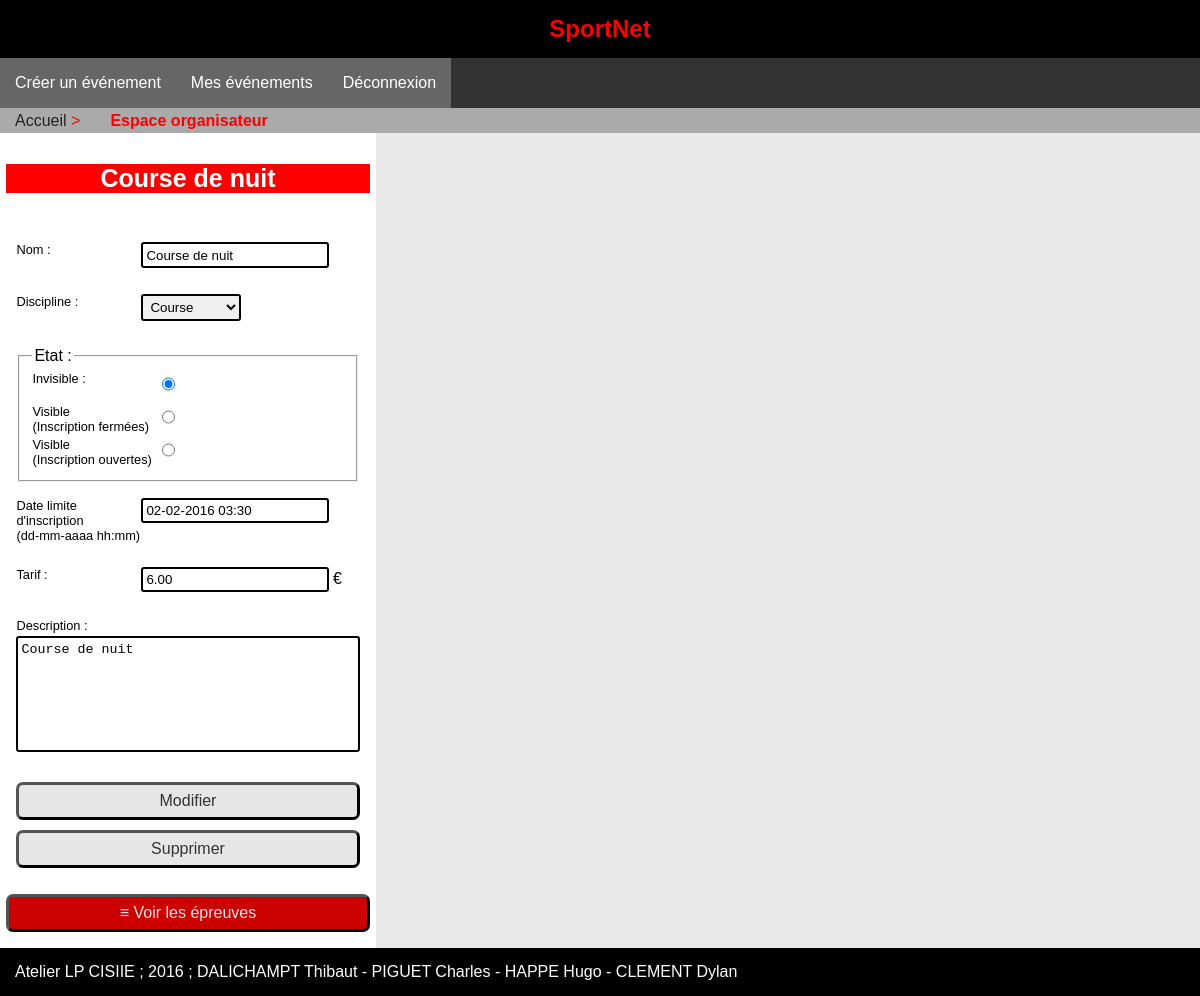
Screenshot of /index.php/espace/ (signed in) with the database file from the repository.
### tables this page shows
CREATE TABLE evenement(
        id              int (11) Auto_increment  NOT NULL ,
        nom             Varchar (150) ,
        description     Varchar (1000) ,
        etat            Int ,
		dateheureLimiteInscription Datetime ,
        tarif                      Decimal (25,2) ,
        id_discipline   Int ,
        id_organisateur Int ,
        PRIMARY KEY (id )
);

### index.php (called while the page is built, shortened)
<?php
require_once("conf/autoload.php");
$http_req = new sportnet\utils\HttpRequest();
sportnet\utils\Router::dispatch($http_req);

### src/sportnet/model/AbstractModel.php (called while the page is built, shortened)
<?php
abstract class AbstractModel {
    public function __get($attr_name)
	{
        if (property_exists( $this, $attr_name))
		{
			return $this->$attr_name;
		}
		else
		{
			$emess = $this . ": unknown member $attr_name (__get)";
			throw new \Exception($emess);
		}
    }
}

### src/sportnet/model/organisateur.php (called while the page is built, shortened)
<?php
class organisateur extends AbstractModel {
	protected  $id;
	public function __construct()
	{
		$connect = new \sportnet\utils\ConnectionFactory();
		$connect->setConfig("conf/config.ini");
		self::$db = $connect->makeConnection();
		self::$db->query("SET CHARACTER SET utf8");
	}
	public static function findById($leId)
	{
        $selectById = "SELECT * FROM organisateur WHERE id = :id";
        $selectById_prep = self::$db->prepare($selectById);
        $selectById_prep->bindParam(':id', $leId, \PDO::PARAM_INT);
        $selectById_prep->execute();
		$obj = null;
		while ($ligne = $selectById_prep->fetch(\PDO::FETCH_ASSOC)) {
			$obj = new organisateur();
			$obj->id = $ligne['id'];
			$obj->login = $ligne['login'];
			$obj->mdp = $ligne['mdp'];
			$obj->nom = $ligne['nom'];
			$obj->prenom = $ligne['prenom'];
			$obj->adresse = $ligne['adresse'];
			$obj->cp = $ligne['cp'];
			$obj->ville = $ligne['ville'];
			$obj->tel = $ligne['tel'];
		}
		return $obj;
	}
	public static function findByLogin($leLogin)
	{
		if(self::$db == null)
		{
			$connect = new \sportnet\utils\ConnectionFactory();
			$connect->setConfig("conf/config.ini");
			self::$db = $connect->makeConnection();
			self::$db->query("SET CHARACTER SET utf8");
		}
        $selectByName = "SELECT * FROM organisateur WHERE login = :login";
        $selectByName_prep = self::$db->prepare($selectByName);
        $selectByName_prep->bindParam(':login', $leLogin, \PDO::PARAM_STR);
        $selectByName_prep->execute();
		$obj = null;
		while ($ligne = $selectByName_prep->fetch(\PDO::FETCH_ASSOC)) {
			$obj = new organisateur();
			$obj->id = $ligne['id'];
			$obj->login = $ligne['login'];
			$obj->mdp = $ligne['mdp'];
			$obj->nom = $ligne['nom'];
			$obj->prenom = $ligne['prenom'];
			$obj->adresse = $ligne['adresse'];
			$obj->cp = $ligne['cp'];
			$obj->ville = $ligne['ville'];
			$obj->tel = $ligne['tel'];
		}
		return $obj;
	}
	public function getEvenements()
	{
		$select = "SELECT * FROM evenement WHERE id_organisateur = :id_organisateur";
        $select_prep = self::$db->prepare($select);
        $select_prep->bindParam(":id_organisateur", $this->id, \PDO::PARAM_INT);
        $select_prep->execute();
		$tab = null;
		while ($ligne = $select_prep->fetch(\PDO::FETCH_ASSOC)) {
			$obj = new evenement();
			$obj->id = $ligne['id'];
			$obj->nom = $ligne['nom'];
			$obj->description  = $ligne['description'];
			$obj->etat = $ligne['etat'];
			$obj->dateheureLimiteInscription = date_create($ligne['dateheureLimiteInscription']);
			$obj->tarif = $ligne['tarif'];
			$obj->discipline = \sportnet\model\discipline::findById($ligne['id_discipline']);
			$obj->organisateur = \sportnet\model\organisateur::findById($ligne['id_organisateur']);
			$tab[] = $obj;
		}
		return $tab;
	}
}
?>

### conf/autoload.php (called while the page is built, shortened)
<?php
function mon_autoload ($espaceNomClasse)
{
	$chemin = str_replace("\\", DIRECTORY_SEPARATOR, $espaceNomClasse);
}

### src/sportnet/utils/AbstractAuthentification.php (called while the page is built, shortened)
<?php
abstract class AbstractAuthentification {
    public function __get($attr_name) {
        if (property_exists( __CLASS__, $attr_name))
            return $this->$attr_name;
        $emess = __CLASS__ . ": unknown member $attr_name (__get)";
        throw new \Exception($emess);
    }
}

### src/sportnet/utils/Authentification.php (called while the page is built, shortened)
<?php
class Authentification extends AbstractAuthentification
{
	public function __construct()
	{
		if(isset($_SESSION["user_login"]))
		{
			$this->user_login = $_SESSION["user_login"];
			$this->logged_in = true;
		}
		else
		{
			$this->user_login = null;
			$this->logged_in = false;
		}
	}
}

### src/sportnet/utils/ConnectionFactory.php (called while the page is built, shortened)
<?php
	class ConnectionFactory
	{
		private static $config;
		private static $db;
		public static function setConfig($nom_fichier)
		{
			self::$config = parse_ini_file($nom_fichier);
		}
		public static function makeConnection()
		{
			if(!(isset($db)))
			{
				$dsn = "mysql:host=".self::$config["host"].";dbname=".self::$config["base"];
				self::$db = new \PDO($dsn, self::$config["user"], self::$config["pass"]);
			}
			return self::$db;
		}
	}

### src/sportnet/utils/AbstractHttpRequest.php (called while the page is built, shortened)
<?php
abstract class AbstractHttpRequest {
    public function __get($attr_name) {
        if (property_exists( __CLASS__, $attr_name)) {
            return $this->$attr_name;
        }
        $emess = __CLASS__ . ": unknown member $attr_name (__get)";
        throw new \Exception($emess);
    }
}

### src/sportnet/utils/HttpRequest.php (called while the page is built, shortened)
<?php
class HttpRequest extends AbstractHttpRequest
{
	public function __construct()
	{
		$this->script_name = $_SERVER["SCRIPT_NAME"];
    }
	public function getRoot()
	{
		$position = strrpos($this->script_name,"/");
		return substr($this->script_name, 0, $position)."/";
	}
}

### src/sportnet/model/discipline.php (called while the page is built, shortened)
<?php
class discipline extends AbstractModel {
	public function __construct()
	{
		$connect = new \sportnet\utils\ConnectionFactory();
		$connect->setConfig("conf/config.ini");
		self::$db = $connect->makeConnection();
		self::$db->query("SET CHARACTER SET utf8");
	}
	public static function findById($leId)
	{
        $selectById = "SELECT * FROM discipline WHERE id = :id";
        $selectById_prep = self::$db->prepare($selectById);
        $selectById_prep->bindParam(':id', $leId, \PDO::PARAM_INT);
        $selectById_prep->execute();
		$obj = null;
		while ($ligne = $selectById_prep->fetch(\PDO::FETCH_ASSOC)) {
			$obj = new discipline();
			$obj->id = $ligne['id'];
			$obj->nom = $ligne['nom'];
		}
		return $obj;
	}
	public static function findAll()
	{
        $select = "SELECT * FROM discipline";
        $select_prep = self::$db->prepare($select);
        $select_prep->execute();
		$tab = null;
		while ($ligne = $select_prep->fetch(\PDO::FETCH_ASSOC)) {
			$obj = new discipline();
			$obj->id = $ligne['id'];
			$obj->nom = $ligne['nom'];
			$tab[] = $obj;
		}
		return $tab;
	}
}
?>

### src/sportnet/model/evenement.php (called while the page is built, shortened)
<?php
class evenement extends AbstractModel {
	protected $id;
	public function __construct()
	{
		$connect = new \sportnet\utils\ConnectionFactory();
		$connect->setConfig("conf/config.ini");
		self::$db = $connect->makeConnection();
		self::$db->query("SET CHARACTER SET utf8");
	}
	public static function findById($leId)
	{
        $selectById = "SELECT * FROM evenement WHERE id = :id";
        $selectById_prep = self::$db->prepare($selectById);
        $selectById_prep->bindParam(':id', $leId, \PDO::PARAM_INT);
		$selectById_prep->execute();
        $obj = null;
		while ($ligne = $selectById_prep->fetch(\PDO::FETCH_ASSOC))
		{
			$obj = new evenement();
			$obj->id = $ligne['id'];
			$obj->nom = $ligne['nom'];
			$obj->description  = $ligne['description'];
			$obj->etat = $ligne['etat'];
			$obj->dateheureLimiteInscription = date_create($ligne['dateheureLimiteInscription']);
			$obj->tarif = $ligne['tarif'];
			$obj->discipline = \sportnet\model\discipline::findById($ligne['id_discipline']);
			$obj->organisateur = \sportnet\model\organisateur::findById($ligne['id_organisateur']);
		}
		return $obj;
	}
	public function getEpreuves()
	{
		$select = "SELECT * FROM epreuve WHERE id_evenement = :idevenement";
        $select_prep = self::$db->prepare($select);
        $select_prep->bindParam(":idevenement", $this->id, \PDO::PARAM_INT);
		$select_prep->execute();
        $tab = null;
		while ($ligne = $select_prep->fetch(\PDO::FETCH_ASSOC))
		{
			$obj = new epreuve();
			$obj->id = $ligne['id'];
			$obj->nom = $ligne['nom'];
			$obj->distance  = $ligne['distance'];
			$obj->dateheure = date_create($ligne['dateheure']);
			$obj->evenement = \sportnet\model\evenement::findById($ligne['id_evenement']);
			$tab[] = $obj;
		}
		return $tab;
	}
}
?>

### src/sportnet/model/epreuve.php (called while the page is built, shortened)
<?php
class epreuve extends AbstractModel {
	public function __construct()
	{
		$connect = new \sportnet\utils\ConnectionFactory();
		$connect->setConfig("conf/config.ini");
		self::$db = $connect->makeConnection();
		self::$db->query("SET CHARACTER SET utf8");
	}
}
?>

### src/sportnet/view/SportnetView.php (the view, shortened to what this page needs)
<?php
class SportnetView extends AbstractView{
	protected function mesEvents() {
		$html = '';
		if($this->data != null)
		{
		foreach($this->data as $event)
		{
			$html .= <<<EOT
<div class="event offset-0 span-4">
	<h3>{$event->nom}</h3>
	<form method="post" action="{$this->script_name}/creerEvenement/?event={$event->id}">
		<p>
			<label>Nom :</label>
			<input type="text" name="nom" placeholder="Nom" value="{$event->nom}" required="required">
		</p>
		<p>
			<label>Discipline :</label>
			<select name="discipline">
EOT;
			$event_discipline = $event->discipline->id;
			$disciplines = \sportnet\model\discipline::findAll();
			foreach($disciplines as $discipline) {
				$html .= "\t\t\t\t<option value='".$discipline->id."'";
				if($discipline->id == $event_discipline)
					$html .= " selected='selected'";
				$html .= ">".$discipline->nom."</option>\n";
			}
			$html .= <<<EOT
			</select>
		</p>
		<fieldset>
			<legend>Etat :</legend>
				<label>Invisible :</label>
				<input type="radio" name="etat" value="1"
EOT;
			if($event->etat == 1)
				$html .= ' checked';
			$html .= <<<EOT
				>
				<br />
				<label>Visible<br />(Inscription fermées)</label>
				<input type="radio" name="etat" value="2"
EOT;
			$html .= <<<EOT
				>
				<br />
				<label>Visible<br />(Inscription ouvertes)</label>
				<input type="radio" name="etat" value="3"
EOT;
			$laDate = date_format($event->dateheureLimiteInscription,"d-m-Y H:i");
			$html .= <<<EOT
				>
		</fieldset>
		<p>
			<label>Date limite d&#39;inscription<br />(dd-mm-aaaa hh:mm)</label>
			<input type="text" name="date" value="{$laDate}" required="required">
		</p>
		<p>
			<br />
			<label>Tarif :</label>
			<input type="number" name="tarif" min="0" value="{$event->tarif}" required="required"> €
		</p>
		<p>
			<label>Description :</label><br />
			<textarea name="description" cols="50" rows="7" required="required">{$event->description}</textarea>
		</p>
		<p>
			<input type="submit" class="btn" value="Modifier">
			<button class="btn delete" id="{$this->script_name}/supprimerEvenement/?event={$event->id}">Supprimer</button>
		</p>
	</form>
EOT;
			if($event->etat == 3 && time() <= $event->dateheureLimiteInscription->getTimestamp()) {
				$inscriptions_ouvertes = true;
			}
			else
				$inscriptions_ouvertes = false;
			$html .= <<<EOT
	<button id="btn-spoiler-{$event->id}_2" class="btn btn-red">≡ Voir les épreuves</button>
	<div id="spoiler-{$event->id}_2">
EOT;
			foreach($event->getEpreuves() as $epreuve) {
				$laDate = date_format($epreuve->dateheure,"d-m-Y H:i");
				$html .= <<<EOT
		<h4>{$epreuve->nom}</h4>
		<form method="post" action="{$this->script_name}/creerEpreuve/?event={$event->id}&epreuve={$epreuve->id}">
			<p><input type="text" name="nom_epreuve" placeholder="Nom" value="{$epreuve->nom}" required="required"></p>
			<p>
				Date :<br />
				<input type="text" name="date_epreuve" value="{$laDate}" required="required">
			</p>
			<p><input type="number" name="dist_epreuve" placeholder="Distance (en m)" value="{$epreuve->distance}" min="1" max="100000" required="required"></p>
			<p>
				<input type="submit" class="btn" value="Modifier">
				<button class="btn delete" id="{$this->script_name}/supprimerEpreuve/?epreuve={$epreuve->id}">Supprimer</button>
			</p>
		</form>
EOT;
				if(!$inscriptions_ouvertes) {
					$html .= <<<EOT
		<hr><form method="post" enctype="multipart/form-data" action="{$this->script_name}/uploadClassement/?epreuve={$epreuve->id}">
EOT;
					if(\sportnet\model\inscrit::findById($epreuve->id) != null)
					{
						$html .= <<<EOT
			<p><a href="{$this->script_name}/telechargerListe/?epreuve={$epreuve->id}" id="liste-{$epreuve->id}">Télécharger liste d&#39;engagement</a></p>
EOT;
					}
					else
					{
						$html .= <<<EOT
			<p>La liste d'engagement n'est pas disponible car il n'y a aucun inscrit.</p>
EOT;
					}
					$html .= <<<EOT
			<p>
				Upload classement : <input type="file" name="csv"> <input type="submit" class="btn" name="uploader" value="Uploader le classement">
			</p>
		</form>
EOT;
				}
				$html .= "\t\t<hr><strong>Participants :</strong>\n";
				$html .= "\t\t<table>\n";
				$html .= "\t\t\t<tr><th>Nom</th><th>Dossard</th></tr>\n";
				$participants = \sportnet\model\inscrit::findById($epreuve->id);
				if($participants !== null && $participants !== false) {
					foreach($participants as $participant) {
						$html .= "\t\t\t<tr><td>".$participant->participant->nom." ".$participant->participant->prenom."</td><td>".$participant->dossard."</td></tr>\n";
					}
				}
				$html .= "\t\t</table>\n";
			}
			$html .= "\t</div></div>\n";
		}
		}
		return $html;
	}
    public function render($selector){
        switch($selector){
            case 'espaceOrganisateur':
                $breadcrumb = $this->renderBreadcrumb(array(array('Espace organisateur', '/espace/')));
                $main = $this->mesEvents();
        		break;
        }
        $style_file = $this->app_root.'css/main.css';
        $header 	= $this->renderHeader();
        $menu   	= $this->renderMenu();
		$messages	= $this->renderMessage();
		$footer		= $this->renderFooter();
        $html = <<<EOT
<!DOCTYPE html>
<html lang="fr">
    <head>
        <meta charset="utf-8">
        <title>SportNet</title>
		<meta name="viewport" content="width=device-width,initial-scale=1.0">
		<link rel="shortcut icon" href="{$this->app_root}/favicon.ico">
        <link rel="stylesheet" href="${style_file}">
		<script type="text/javascript" src="{$this->app_root}/js/sportnet.js"></script>
    </head>
    <body>
        ${header}
        ${menu}
		${breadcrumb}
		${messages}
		<div class="container line">
			${main}
		</div>
		${footer}
    </body>
</html>
EOT;
    echo $html;
    }
}

### rows the page displays
evenement: nom "Course de nuit", date "02-02-2016 03:30", tarif "6.00", description "Course de nuit"

### other values shown
$elem[0] "Espace organisateur"
footer "Atelier LP CISIIE ; 2016 ; DALICHAMPT Thibaut - PIGUET Charles - HAPPE Hugo - CLEMENT Dylan"
form field discipline "Course"
